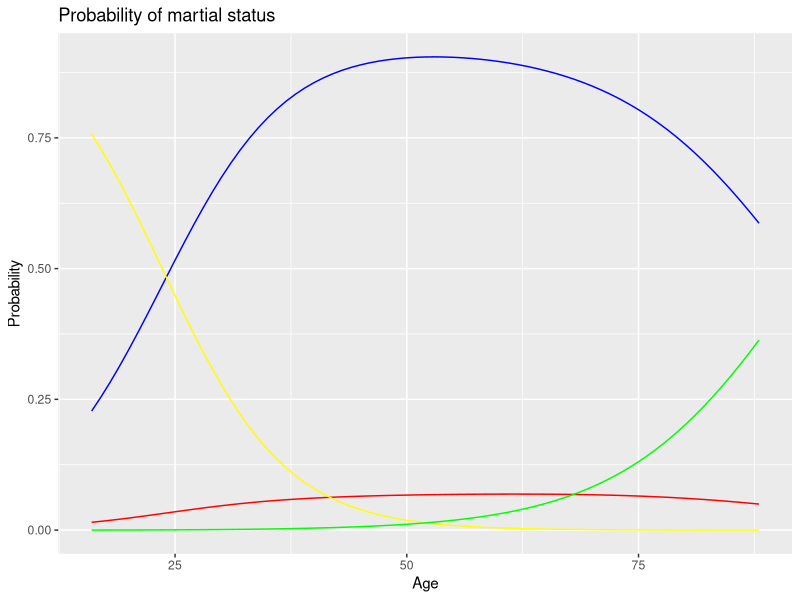
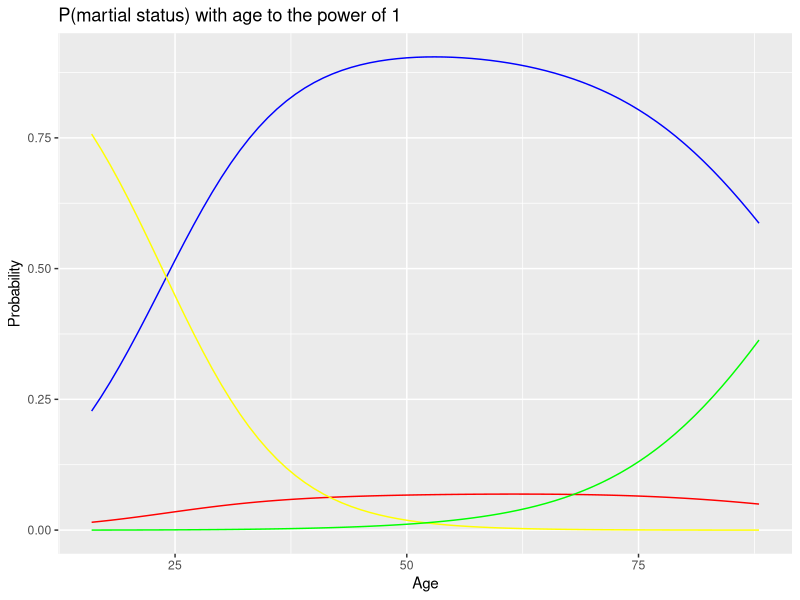
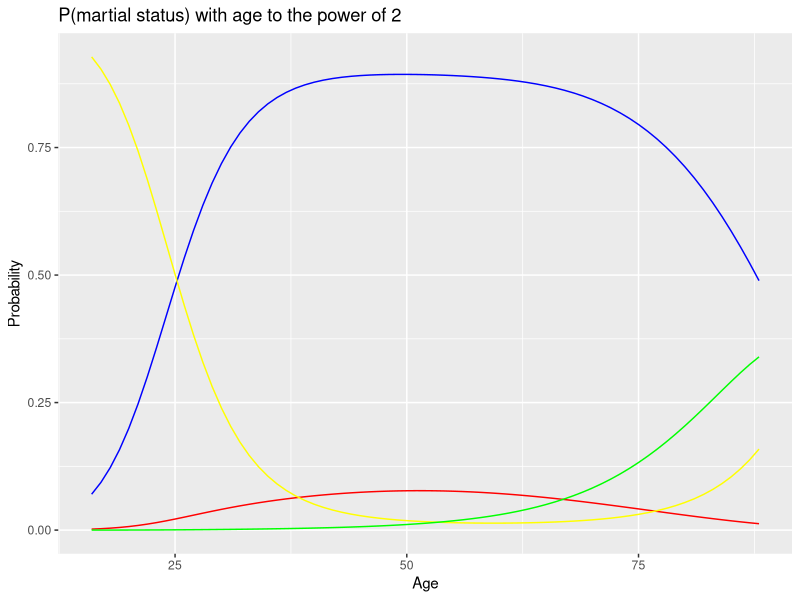
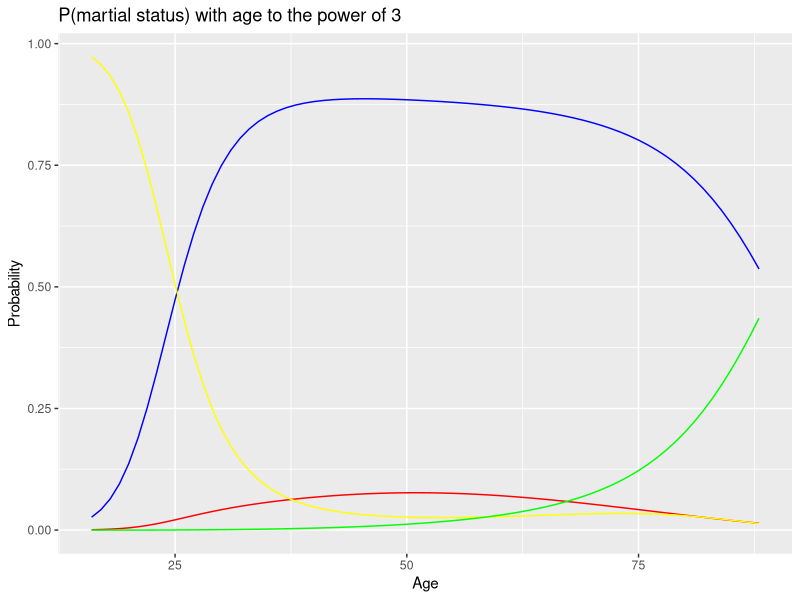
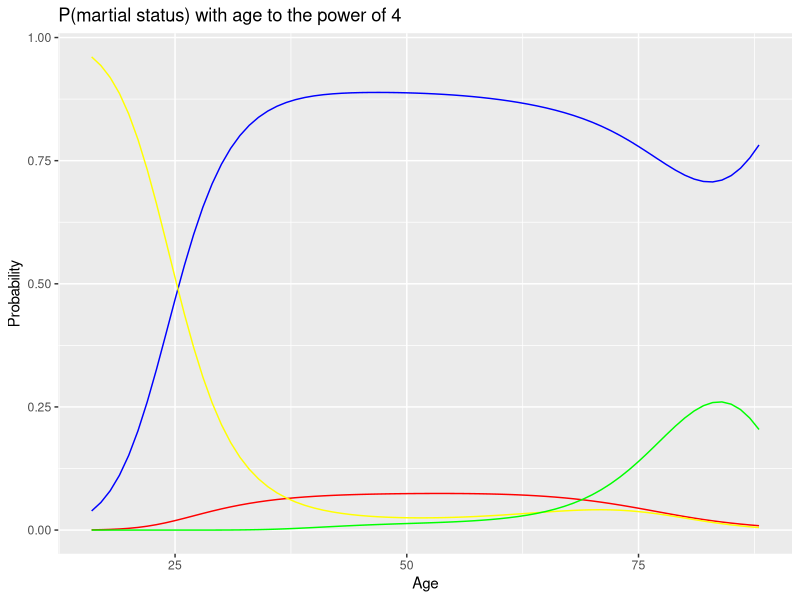
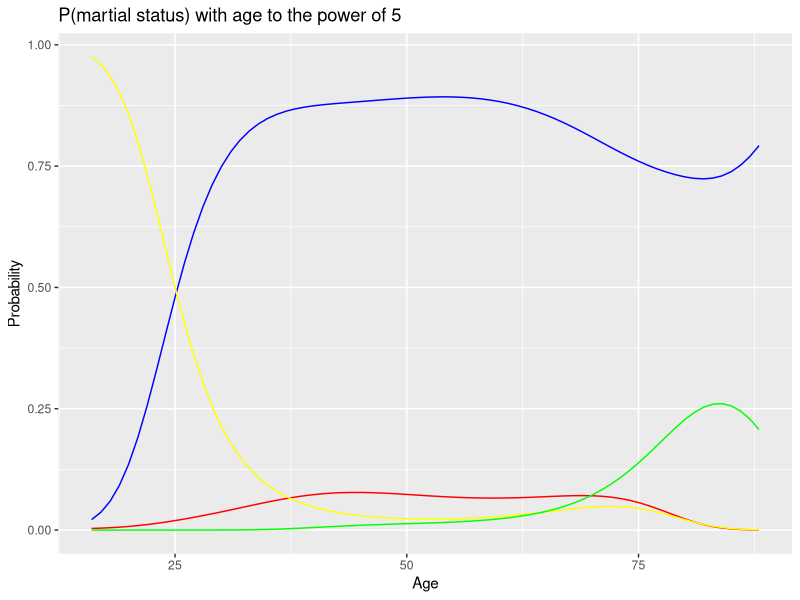
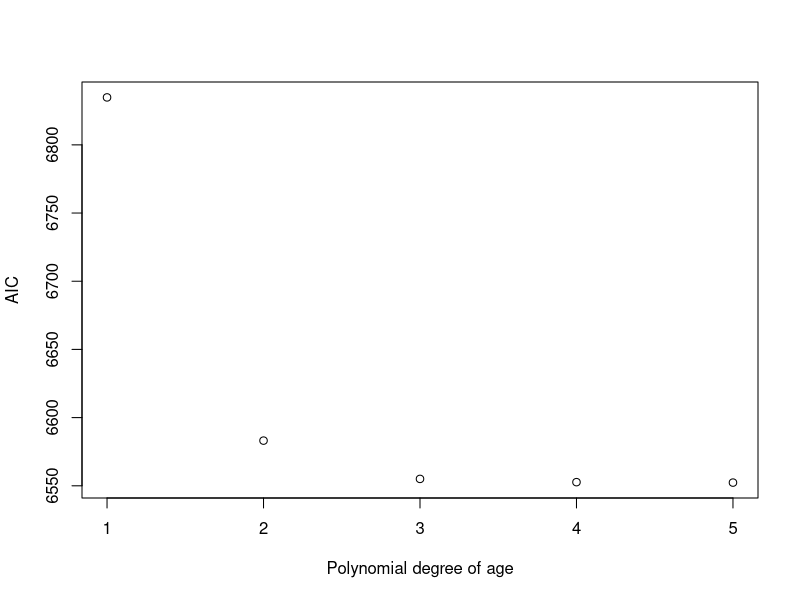

These charts were generated, in order, by the following R code:
## ---- chunk 1
library(knitr)
knitr::opts_chunk$set(echo = TRUE,tidy=TRUE,message=FALSE,warning=FALSE,strip.white=TRUE,prompt=FALSE,
                      cache=TRUE, size="scriptsize",fig.width=4, fig.height=3,fig.align = "center")
## ---- chunk 2
library(ggplot2)
library(VGAM)
# library(gridExtra)
## ---- chunk 3

attach(marital.nz)
#Fitting a multinomial regression with linear effect of age
mod1 <- vglm(mstatus ~ age, family = 'multinomial') 
summary(mod1)
## ---- chunk 4
coef(mod1)
## ---- chunk 5
mod0 <- vglm(mstatus ~ 1, multinomial) #Model only based on intercept
anova(mod0, mod1, test="LRT", type="1") #Comparing the two different models
## ---- chunk 6
M <- data.frame(age = c(16:88)) #Create the list of ages from 16 to 88
prob <- predict(mod1, newdata = M, type = 'response') #Predict the martial status
datapred <- cbind(M, prob) #Create data matrix of age and probabilities
## ---- chunk 7
ggplot(data = datapred, aes(x = datapred$age, y = datapred$`Divorced/Separated`)) + geom_line(data = datapred, aes(x = datapred$age, y=datapred$`Divorced/Separated`), col = 'red') + geom_line(data = datapred, aes(x = datapred$age, y=datapred$`Married/Partnered`), col = 'blue') + geom_line(data = datapred, aes(x = datapred$age, y=datapred$Single), col = 'yellow') + geom_line(data = datapred, aes(x = datapred$age, y=datapred$Widowed), col = 'green') + labs(title= 'Probability of martial status', x = 'Age', y = 'Probability') 
## ---- chunk 8
deg = c(1,2,3,4,5) #Creatig a list for different degrees
AIClist = c() #Empty list for AIC values

for (d in deg) {
  attach(marital.nz)
  
  mod <- vglm(mstatus ~ poly(age,d), family = 'multinomial') #Model with polyomial regression with degree d  
  
  M <- data.frame(age = c(16:88))
  
  prob <- predict(mod, newdata = M, type = 'response')
  
  datapred <- cbind(M, prob)
  
  print(ggplot(data = datapred, aes(x = datapred$age, y = datapred$`Divorced/Separated`)) + geom_line(data = datapred, aes(x = datapred$age, y=datapred$`Divorced/Separated`), col = 'red') + geom_line(data = datapred, aes(x = datapred$age, y=datapred$`Married/Partnered`), col = 'blue') + geom_line(data = datapred, aes(x = datapred$age, y=datapred$Single), col = 'yellow') + geom_line(data = datapred, aes(x = datapred$age, y=datapred$Widowed), col = 'green') + labs(title= paste('P(martial status) with age to the power of', d) , x = 'Age', y = 'Probability')) #Plot

  AIClist[d] = AIC(mod) #Calculate the AIC for the model and adding it to the list 
}
print(AIClist)
## ---- chunk 9
plot(AIClist, xlab = "Polynomial degree of age", ylab = "AIC")
